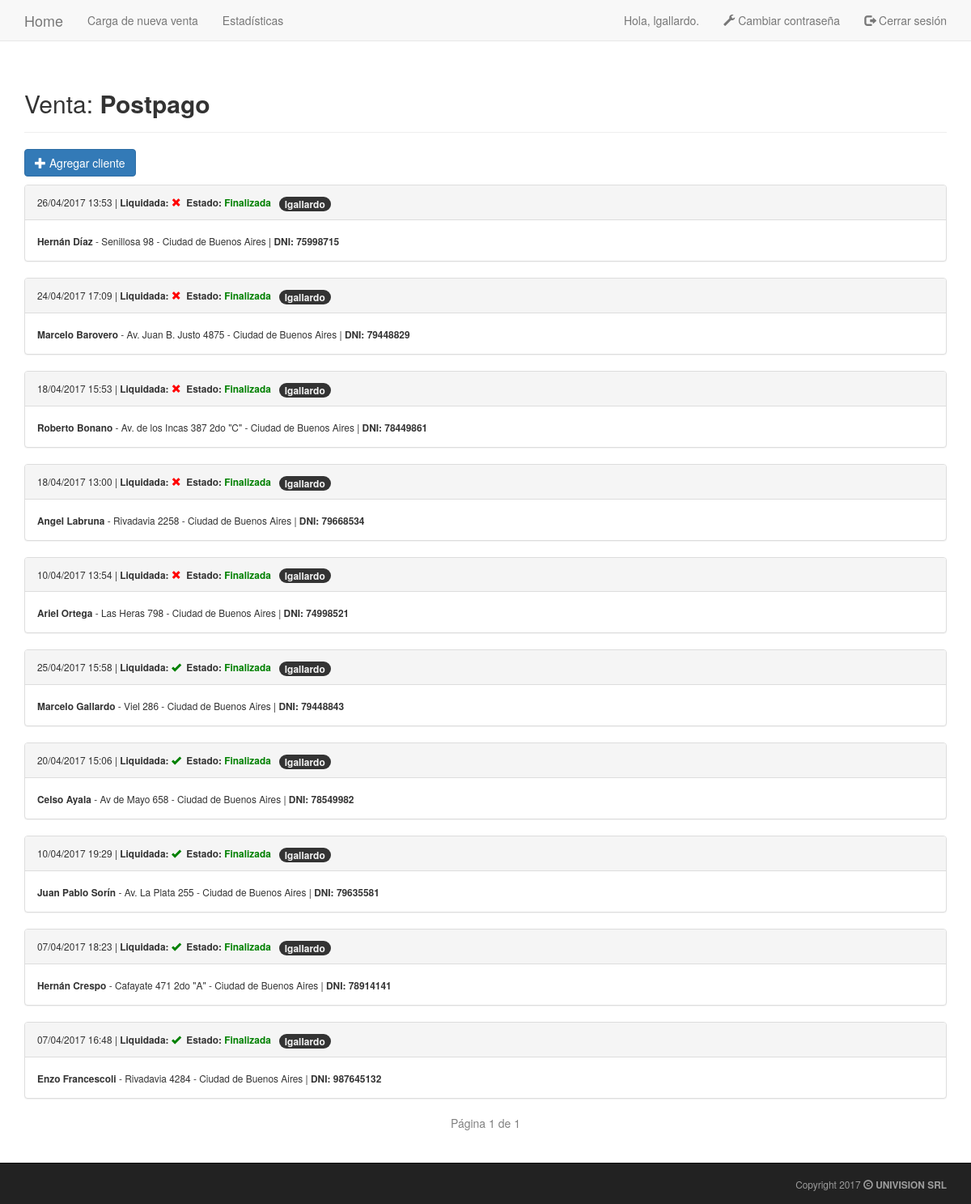
The page /ventas/2/ (signed in) on the database as committed earlier.
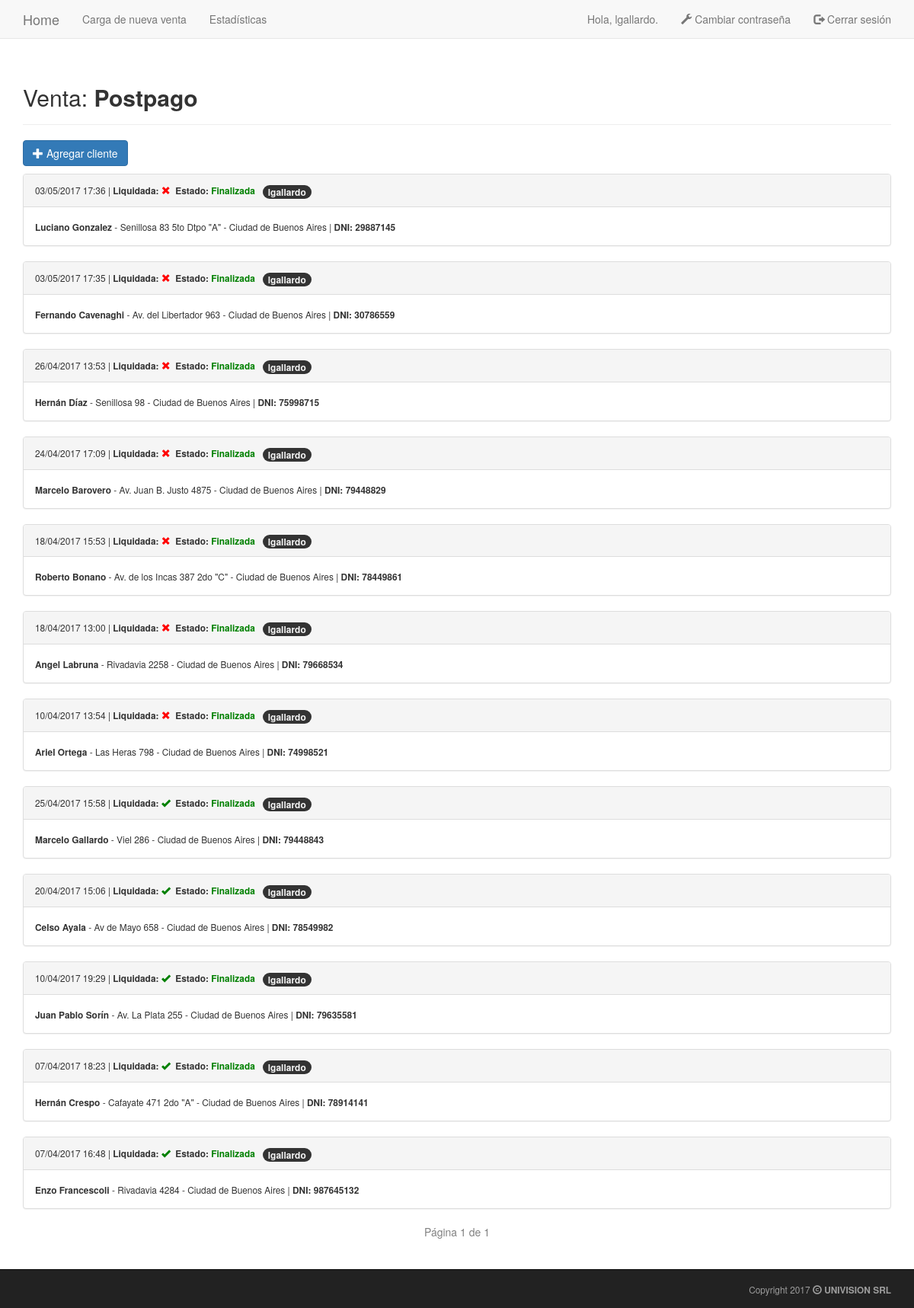
The same page on the database as committed later.
### seguimientos/models.py (models this page shows, shortened)
class Venta(models.Model):
    text = models.CharField(max_length=100)
    date_added = models.DateTimeField(auto_now_add=True)
    description = models.CharField(max_length=200)
    owner = models.ForeignKey(User)
    def __str__(self):
        return self.text

class VentaNueva(models.Model):
    venta = models.ForeignKey(Venta)
    date_added = models.DateTimeField(auto_now_add=True)
    client = models.IntegerField(unique=True)
    name = models.CharField(max_length=40)
    surname = models.CharField(max_length=50)
    address = models.CharField(max_length=100)
    location = models.CharField(max_length=100)
    PREPAGO = 2
    PLATA = 3
    ORO = 4
    OROHD = 5
    HDPLUS = 10
    PLATINO = 10
    NEXUS = 10
    SERVICE_CHOICES = (
        (PREPAGO, 'Prepago'),
        (PLATA, 'Plata'),
        (ORO, 'Oro'),
        (OROHD, 'Oro HD'),
        (HDPLUS, 'Oro HD Plus'),
        (PLATINO, 'Platino'),
        (NEXUS, 'Nexus'),
    )
    service = models.IntegerField(choices=SERVICE_CHOICES, default=OROHD)
    payment = models.IntegerField(choices=((0, 'TC'), (1, 'Efectivo')), default=0)
    cash_amount = models.IntegerField(default=0)
    mix_amount = models.IntegerField(choices=((0, '0'), (1, '1'), (2, '2'), (3, '3'), (4, '4')), default=0)
    only_amount = models.IntegerField(choices=((0, '0'), (1, '1'), (2, '2'), (3, '3'), (4, '4')), default=0)
    hd_amount = models.IntegerField(choices=((0, '0'), (1, '1')), default=0)
    owner = models.ForeignKey(User)
    paid = models.NullBooleanField()
    payoff = models.BooleanField(default=False)
    sds = models.IntegerField(default=0)
    payoff_date = models.DateTimeField(auto_now=True)
    FI = 'Finalizada'
    VC = 'Venta Caída'
    RE = 'Rechazada'
    PR = 'Prospect'
    PE = 'Pendiente'
    STATUS_CHOICES = (
        (FI, 'Finalizada'),
        (VC, 'Venta Caída'),
        (RE, 'Rechazada'),
        (PR, 'Prospect'),
        (PE, 'Pendiente'),
    )
    status = models.CharField(choices=STATUS_CHOICES, max_length=12, default=FI)
    class Meta:
        verbose_name_plural = 'ventas nuevas'

### seguimientos/views.py (the view)
# urls.py: url(r'^ventas/(?P<venta_id>\d+)/$', views.venta, name='venta'),
@login_required
def venta(request, venta_id):
    venta = get_object_or_404(Venta, id=venta_id)
    try:
        if request.user.groups.filter( name='Liquidaciones' ).exists():
            paginator = Paginator( venta.ventanueva_set.order_by( 'payoff' , '-date_added' ) , 25 )
            page = request.GET.get( 'page' )
            ventas_nuevas = paginator.page( page )
        else:
            paginator = Paginator( venta.ventanueva_set.order_by( 'payoff' , '-date_added' ).filter( owner=request.user ) , 25 )
            page = request.GET.get( 'page' )
            ventas_nuevas = paginator.page( page )
    except PageNotAnInteger:
        ventas_nuevas = paginator.page( 1 )
    except EmptyPage:
        ventas_nuevas = paginator.page( paginator.num_pages )
    context = {'venta': venta , 'ventas_nuevas': ventas_nuevas}
    return render(request, 'seguimientos/venta.html', context)

### seguimientos/templatetags/new_filters.py (called while the page is built)
@register.filter( name='has_group' )
def has_group(user , group_name):
    return user.groups.filter( name=group_name ).exists()

### seguimientos/templates/seguimientos/venta.html (shortened to what this page needs)
{% extends 'seguimientos/base.html' %}
{% load new_filters %}
{% block header %}
	<h2>Venta: <b>{{ venta }}</b></h2>
{% endblock header %}
{% block content %}
	{% if request.user|has_group:"Liquidaciones" %}
	{% else %}
		<p>
			<a href="{% url 'seguimientos:venta_nueva' venta.id %}" class="btn btn-primary">
				<span class="glyphicon glyphicon-plus"></span> Agregar cliente</a>
		</p>
	{% endif %}
	{% for venta_nueva in ventas_nuevas %}
		<div class="panel panel-default">
			<div class="panel-heading">
				<small>
					{{ venta_nueva.date_added|date:'d/m/Y H:i' }}  |
					<b>
					Liquidada: {% if venta_nueva.payoff == False %}
						<span style="color:red" class="glyphicon glyphicon-remove"></span>
					{% else %}
						<span style="color:green" class="glyphicon glyphicon-ok"></span>
					{% endif %}
					&nbsp;Estado: {% if venta_nueva.status == 'Rechazada' or venta_nueva.status == 'Venta Caída' or venta_nueva.status == 'Prospect' %}
						<span style="color:red">{{ venta_nueva.status }}</span>
					{% else %}
						<span style="color:green">{{ venta_nueva.status }}</span>
					{% endif %}
					</b>&nbsp;
					<span class="badge">{{ venta_nueva.owner }}</span>
				</small>
			</div>
			<div class="panel-body">
				<small>
				<b>{{ venta_nueva.name }} {{ venta_nueva.surname }}</b> -
				{{ venta_nueva.address }} - {{ venta_nueva.location }} |
				<strong>DNI: {{ venta_nueva.client }}</strong>
				</small>
			</div>
        </div>
	{% empty %}
		No hay ventas cargadas para este usuario.
	{% endfor %}
        <ul class="pager">
            <span class="current" style="color:grey">
                Página {{ ventas_nuevas.number }} de {{ ventas_nuevas.paginator.num_pages }}
            </span>
        </ul>
{% endblock content %}

### seguimientos/templates/seguimientos/base.html (shortened to what this page needs)
{% load bootstrap3 %}
{% load staticfiles %}
{% load new_filters %}
<!DOCTYPE html>
<html lang="es">
	<head>
		{% bootstrap_css %}
        <link href="https://gitcdn.github.io/bootstrap-toggle/2.2.2/css/bootstrap-toggle.min.css" rel="stylesheet">
	</head>
	<body>
		<nav class="navbar navbar-default navbar-static-top">
			<div class="container">
				<div class="navbar-header">
					<a class="navbar-brand" href="{% url 'seguimientos:index' %}">Home</a>
				</div>
				<div id="navbar" class="navbar-collapse collapse">
					<ul class="nav navbar-nav">
						<li><a href="{% url 'seguimientos:ventas' %}">Carga de nueva venta</a></li>
					</ul>
					<ul class="nav navbar-nav">
						<li><a href="{% url 'seguimientos:stats' %}">Estadísticas</a></li>
					</ul>
					<ul class="nav navbar-nav navbar-right">
						{% if user.is_authenticated %}
							<li><a>Hola, {{ user.username }}.</a></li>
                            <li><a href="{% url 'usuarios:password_change' %}">
                                <span class="glyphicon glyphicon-wrench"></span> Cambiar contraseña</a></li>
							<li><a href="{% url 'usuarios:logout' %}">
								<span class="glyphicon glyphicon-log-out"></span> Cerrar sesión</a>
							</li>
						{% else %}
							<li><a href="{% url 'usuarios:login' %}">
								<span class="glyphicon glyphicon-log-in"></span> Iniciar sesión</a>
							</li>
						{% endif %}
					</ul>
				</div>
			</div>
		</nav>
		<div class="container">
			<div class="page-header">
				{% block header %}{% endblock header %}
			</div>
			<div>
				{% block content %}{% endblock content %}
			</div>
		</div>
	</body>
	<footer>
		<div class= "navbar navbar-inner navbar-inverse navbar-fixed-bottom">
			<div class="container-fluid navbar-text pull-right">
                <small>
					{% now "Y" as current_year %}
					Copyright {{ current_year }}
					<span class="glyphicon glyphicon-copyright-mark"></span><b> UNIVISION SRL</b>
                </small>
			</div>
		</div>
	</footer>
</html>

### seguimientos/templates/seguimientos/base.html (style rules this page uses)
body { padding-bottom: 70px; }

Rows that differ between the two databases and show on the page:
added VentaNueva: date_added "03/05/2017 17:36", payoff False (drawn), status "Finalizada", owner "lgallardo", name "Luciano", surname "Gonzalez", address "Senillosa 83 5to Dtpo \"A\"", location "Ciudad de Buenos Aires", client "29887145"
added VentaNueva: date_added "03/05/2017 17:35", payoff False (drawn), status "Finalizada", owner "lgallardo", name "Fernando", surname "Cavenaghi", address "Av. del Libertador 963", location "Ciudad de Buenos Aires", client "30786559"
